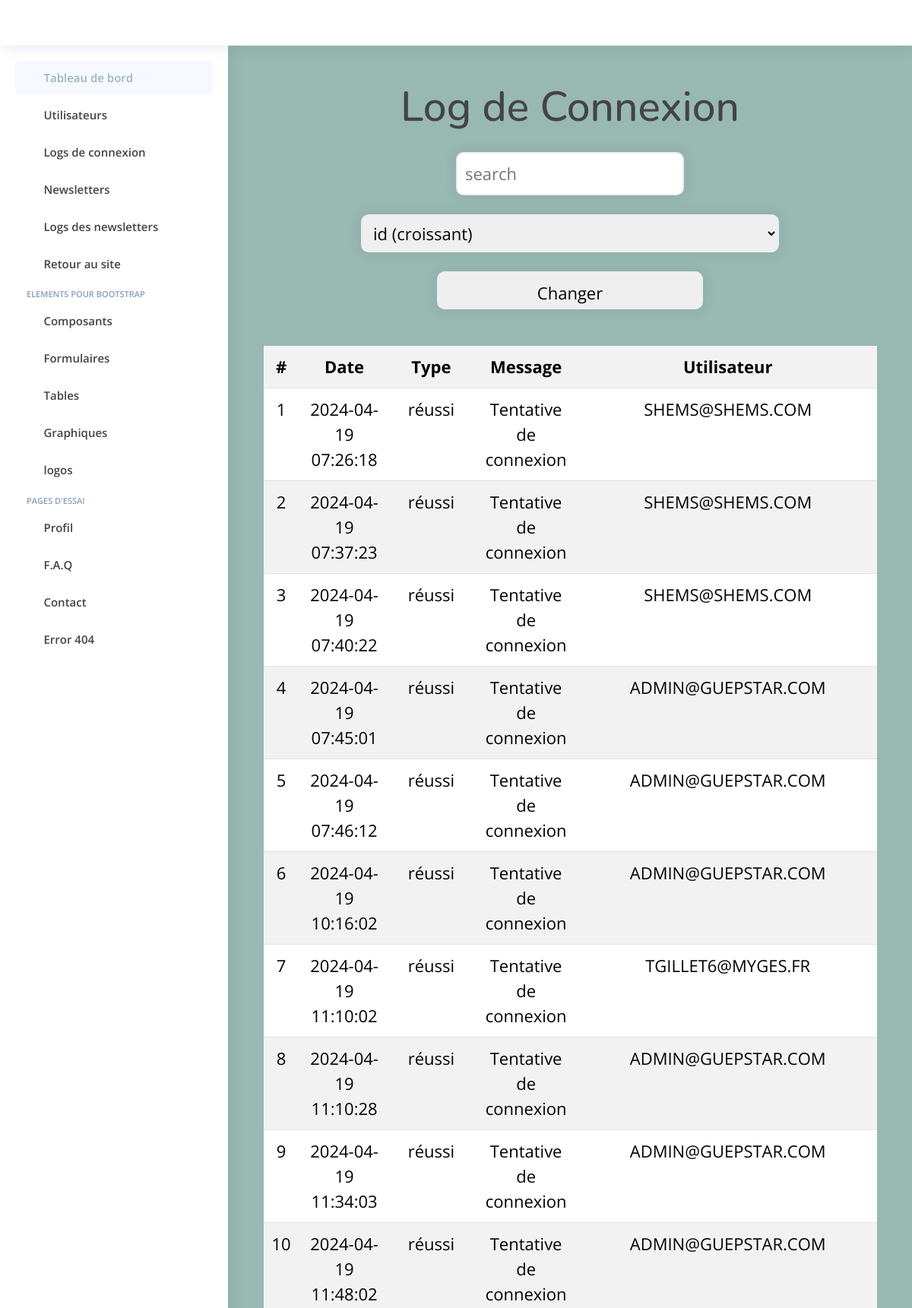
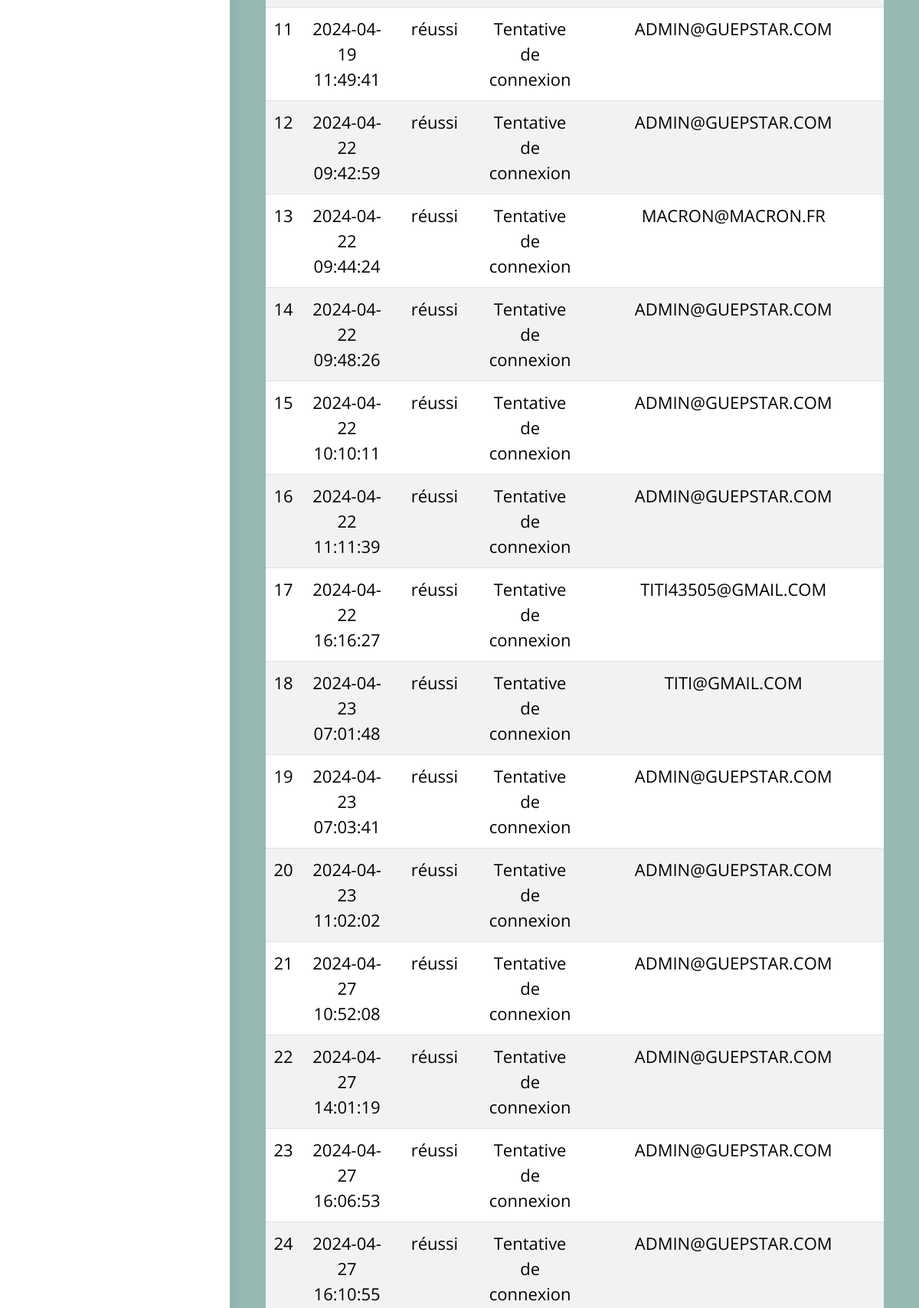
Screenshot of /surprise/Logs.php (upper part) with the database file from the repository (2 pictures, top to bottom).
### tables this page shows
CREATE TABLE `log` (
  `id` int(11) NOT NULL,
  `date` timestamp NOT NULL DEFAULT CURRENT_TIMESTAMP ON UPDATE CURRENT_TIMESTAMP,
  `niveau` varchar(20) DEFAULT NULL,
  `utilisateur` varchar(45) NOT NULL,
  `message` text NOT NULL
);

### surprise/Logs.php (the view, shortened to what this page needs)
<!DOCTYPE html>
<html lang="en">
<head>
  <link href="assets/vendor/bootstrap/css/bootstrap.min.css" rel="stylesheet">
  <link href="assets/vendor/bootstrap-icons/bootstrap-icons.css" rel="stylesheet">
  <link href="assets/vendor/boxicons/css/boxicons.min.css" rel="stylesheet">
  <link href="assets/vendor/quill/quill.snow.css" rel="stylesheet">
  <link href="assets/vendor/quill/quill.bubble.css" rel="stylesheet">
  <link href="assets/vendor/remixicon/remixicon.css" rel="stylesheet">
  <link href="assets/vendor/simple-datatables/style.css" rel="stylesheet">
  <link href="assets/css/style.css" rel="stylesheet">
  <link rel="stylesheet" type="text/css" href="css/style.css">
  <link rel="stylesheet" type="text/css" href="../css/style.css">
</head>
<body>
  <?php include('header.php'); ?>
  <?php include('sidebar.php'); ?>
  <main id="main" class="main">
  <?php
        include('../includes/db.php');
            $q = '';
            if(isset($_POST['trier'])) {
                if($_POST['trier'] != 1){
                    if($_POST['trier'] == 2){
                        $q = "SELECT id, date, UPPER(utilisateur) AS email, niveau, message FROM log ORDER BY id DESC";
                    }
                    elseif($_POST['trier'] == 3){
                        $q = "SELECT id, date, UPPER(utilisateur) AS email, niveau, message FROM log ORDER BY date ASC";
                    }
                    elseif($_POST['trier'] == 4){
                        $q = "SELECT id, date, UPPER(utilisateur) AS email, niveau, message FROM log ORDER BY date DESC";
                    }
                    elseif($_POST['trier'] == 5){
                        $q = "SELECT id, date, UPPER(utilisateur) AS email, niveau, message FROM log ORDER BY utilisateur ASC";
                    }
                    elseif($_POST['trier'] == 6){
                        $q = "SELECT id, date, UPPER(utilisateur) AS email, niveau, message FROM log ORDER BY utilisateur DESC";
                    }
                    elseif($_POST['trier'] == 7){
                        $q = "SELECT id, date, UPPER(utilisateur) AS email, niveau, message FROM log WHERE niveau='réussi'";
                    }
                    elseif($_POST['trier'] == 8){
                        $q = "SELECT id, date, UPPER(utilisateur) AS email, niveau, message FROM log WHERE niveau='échoué'";
                    }
                } else {
                    $q = "SELECT id, date, UPPER(utilisateur) AS email, niveau, message FROM log ORDER BY id ASC";
                }
            } else {
                $q = "SELECT id, date, UPPER(utilisateur) AS email, niveau, message FROM log ORDER BY id ASC";
            }
            $sql = $bdd->query($q);
            $logco = $sql->fetchAll(PDO::FETCH_ASSOC);
            ?>
        <div class="container">
            <h1>Log de Connexion</h1>
            <div>
                <input type="text" id="search_input" oninput="search()" placeholder="search">
            </div>
            <form action="log.php" method="post">
            <select name="trier">
                <option value="1" selected>id (croissant)</option>
            </select>
            <button type="submit">Changer</button>
            </form>
            <table class="table table-striped mt-4">
                <tr>
                    <th>#</th>
                    <th>Date</th>
                    <th>Type</th>
                    <th>Message</th>
                    <th>Utilisateur</th>
                </tr>
                <?php
                foreach ($logco as $log) {
                    echo '<tr>';
                    echo '<td>' . $log['id'] . '</td>';
                    echo '<td>' . $log['date'] . '</td>';
                    echo '<td>' . $log['niveau'] . '</td>';
                    echo '<td>' . $log['message'] . '</td>';
                    echo '<td>' . $log['email'] . '</td>';
                    echo '</tr>';
                }
                ?>
            </table>
        </div>
  </main>
</body>
</html>

### surprise/assets/css/style.css (style rules this page uses)
:root { scroll-behavior: smooth; }
body { font-family: "Open Sans", sans-serif; background: #98B9B2; color: #444444; }
h1, h2, h3, h4, h5, h6 { font-family: "Nunito", sans-serif; }
#main { margin-top: 60px; padding: 20px 30px; transition: all 0.3s; }
@media (min-width: 1200px) { #main, #footer { margin-left: 300px; } }

### css/style.css (style rules this page uses)
html { font-size: 22px; font-family: 'police1' ; margin-top: 1.25em; }
body { margin: 0;; }
button { align-items: center; text-align: center; }
.profil, button { border: 2px solid #eee; box-shadow:0 0 15px 4px rgba(0,0,0,0.06); padding:10px; margin: 15px; border-radius:10px; font-family:inherit; font-size: inherit; height: 50px; width: 350px; position: center; }
input { border: 2px solid #eee; box-shadow:0 0 15px 4px rgba(0,0,0,0.06); padding:10px; margin: 15px; border-radius:10px; font-family:inherit; font-size: inherit; height: auto; width: 300px; position: center; }
select { border: 2px solid #eee; box-shadow:0 0 15px 4px rgba(0,0,0,0.06); padding:10px; margin: 10px; border-radius:10px; font-family:inherit; font-size: 1em; height: 50px; width: 550px; position: center; }
.container { text-align: center; padding-bottom: 100px; }

### rows the page displays
log: id "1", date "2024-04-19 07:26:18", niveau "réussi", message "Tentative de connexion", email "SHEMS@SHEMS.COM"
log: id "2", date "2024-04-19 07:37:23", niveau "réussi", message "Tentative de connexion", email "SHEMS@SHEMS.COM"
log: id "3", date "2024-04-19 07:40:22", niveau "réussi", message "Tentative de connexion", email "SHEMS@SHEMS.COM"
log: id "4", date "2024-04-19 07:45:01", niveau "réussi", message "Tentative de connexion", email "ADMIN@GUEPSTAR.COM"
log: id "5", date "2024-04-19 07:46:12", niveau "réussi", message "Tentative de connexion", email "ADMIN@GUEPSTAR.COM"
log: id "6", date "2024-04-19 10:16:02", niveau "réussi", message "Tentative de connexion", email "ADMIN@GUEPSTAR.COM"
log: id "7", date "2024-04-19 11:10:02", niveau "réussi", message "Tentative de connexion", email "TGILLET6@MYGES.FR"
log: id "8", date "2024-04-19 11:10:28", niveau "réussi", message "Tentative de connexion", email "ADMIN@GUEPSTAR.COM"
log: id "9", date "2024-04-19 11:34:03", niveau "réussi", message "Tentative de connexion", email "ADMIN@GUEPSTAR.COM"
log: id "10", date "2024-04-19 11:48:02", niveau "réussi", message "Tentative de connexion", email "ADMIN@GUEPSTAR.COM"
log: id "11", date "2024-04-19 11:49:41", niveau "réussi", message "Tentative de connexion", email "ADMIN@GUEPSTAR.COM"
log: id "12", date "2024-04-22 09:42:59", niveau "réussi", message "Tentative de connexion", email "ADMIN@GUEPSTAR.COM"
log: id "13", date "2024-04-22 09:44:24", niveau "réussi", message "Tentative de connexion", email "MACRON@MACRON.FR"
log: id "14", date "2024-04-22 09:48:26", niveau "réussi", message "Tentative de connexion", email "ADMIN@GUEPSTAR.COM"
log: id "15", date "2024-04-22 10:10:11", niveau "réussi", message "Tentative de connexion", email "ADMIN@GUEPSTAR.COM"
log: id "16", date "2024-04-22 11:11:39", niveau "réussi", message "Tentative de connexion", email "ADMIN@GUEPSTAR.COM"
log: id "17", date "2024-04-22 16:16:27", niveau "réussi", message "Tentative de connexion", email "TITI43505@GMAIL.COM"
log: id "18", date "2024-04-23 07:01:48", niveau "réussi", message "Tentative de connexion", email "TITI@GMAIL.COM"
log: id "19", date "2024-04-23 07:03:41", niveau "réussi", message "Tentative de connexion", email "ADMIN@GUEPSTAR.COM"
log: id "20", date "2024-04-23 11:02:02", niveau "réussi", message "Tentative de connexion", email "ADMIN@GUEPSTAR.COM"
log: id "21", date "2024-04-27 10:52:08", niveau "réussi", message "Tentative de connexion", email "ADMIN@GUEPSTAR.COM"
log: id "22", date "2024-04-27 14:01:19", niveau "réussi", message "Tentative de connexion", email "ADMIN@GUEPSTAR.COM"
log: id "23", date "2024-04-27 16:06:53", niveau "réussi", message "Tentative de connexion", email "ADMIN@GUEPSTAR.COM"
log: id "24", date "2024-04-27 16:10:55", niveau "réussi", message "Tentative de connexion", email "ADMIN@GUEPSTAR.COM"
